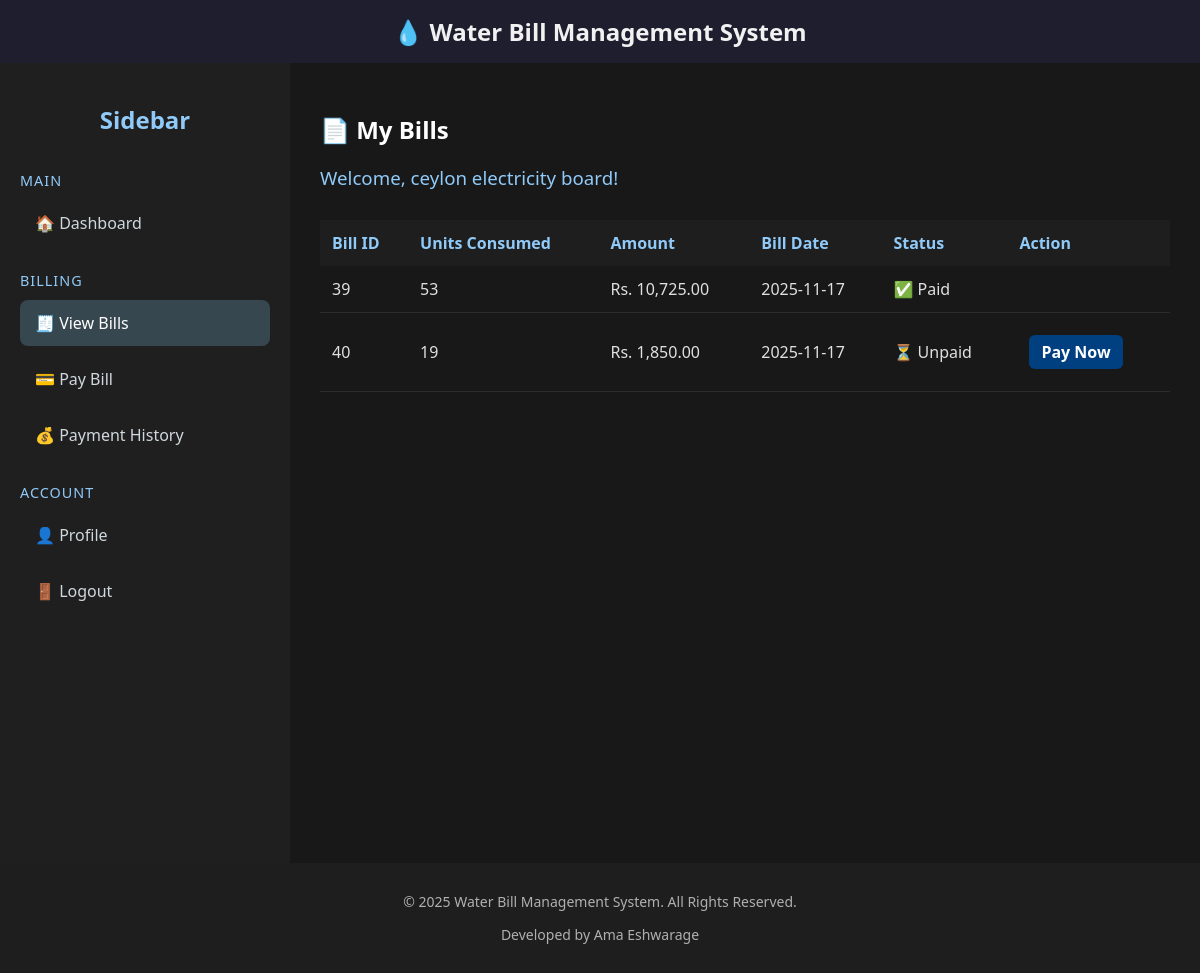
/view_bills.php (signed in), run on the app's committed database.
### tables this page shows
CREATE TABLE `bills` (
  `id` int(11) NOT NULL,
  `customer_id` int(11) NOT NULL,
  `meter_reading_id` int(11) NOT NULL,
  `bill_date` date NOT NULL,
  `due_date` date NOT NULL,
  `amount` decimal(10,2) NOT NULL,
  `units_consumed` int(11) NOT NULL DEFAULT 0,
  `status` enum('paid','unpaid') DEFAULT 'unpaid',
  `created_at` timestamp NOT NULL DEFAULT current_timestamp()
);

### view_bills.php (the view, shortened to what this page needs)
<?php
require_once("../includes/header.php");
require_once("../config.php");
$customer_id = $_SESSION['user_id'];
$stmtName = $conn->prepare("SELECT name FROM customer WHERE customer_id=?");
$stmtName->bind_param("i", $customer_id);
$stmtName->execute();
$stmtName->bind_result($customerName);
$customerName = $customerName ?? "Customer";
$sql = "SELECT * FROM bills WHERE customer_id=? ORDER BY bill_date DESC";
$stmt = $conn->prepare($sql);
$stmt->bind_param("i", $customer_id);
$stmt->execute();
$result = $stmt->get_result();
?>
<div class="dashboard-wrapper">
    <div class="sidebar">
        <h2>Sidebar</h2>
        <div class="section-title">Main</div>
        <a href="dashboard.php">🏠 Dashboard</a>
        <div class="section-title">Billing</div>
        <a href="view_bills.php" class="active">🧾 View Bills</a>
        <a href="pay_bill.php">💳 Pay Bill</a>
        <a href="payment_history.php">💰 Payment History</a>
        <div class="section-title">Account</div>
        <a href="profile.php">👤 Profile</a>
        <a href="../auth/logout.php">🚪 Logout</a>
    </div>
    <div class="main-content">
        <h2>📄 My Bills</h2>
        <h3 class="welcome">Welcome, <?php echo htmlspecialchars($customerName); ?>!</h3>
        <?php if ($result->num_rows > 0): ?>
            <table>
                <thead>
                    <tr>
                        <th>Bill ID</th>
                        <th>Units Consumed</th>
                        <th>Amount</th>
                        <th>Bill Date</th>
                        <th>Status</th>
                        <th>Action</th>
                    </tr>
                </thead>
                <tbody>
                    <?php while ($bill = $result->fetch_assoc()): ?>
                        <tr>
                            <td data-label="Bill ID"><?php echo $bill['id']; ?></td>
                            <td data-label="Units Consumed"><?php echo $bill['units_consumed']; ?></td>
                            <td data-label="Amount">Rs. <?php echo number_format($bill['amount'], 2); ?></td>
                            <td data-label="Bill Date"><?php echo $bill['bill_date']; ?></td>
                            <td data-label="Status">
                                <?php if ($bill['status'] == "paid"): ?>
                                    ✅ Paid
                                <?php elseif ($bill['status'] == "overdue"): ?>
                                    ⚠ Overdue
                                <?php else: ?>
                                    ⏳ Unpaid
                                <?php endif; ?>
                            </td>
                            <td data-label="Action">
                                <?php if ($bill['status'] != "paid"): ?>
                                    <a href="pay_bill.php?bill_id=<?php echo $bill['id']; ?>" class="btn">Pay Now</a>
                                <?php endif; ?>
                            </td>
                        </tr>
                    <?php endwhile; ?>
                </tbody>
            </table>
        <?php else: ?>
            <p>⚠ You have no bills yet.</p>
        <?php endif; ?>
    </div>
</div>
<?php
require_once("../includes/footer.php");
?>

### style.css (style rules this page uses)
body { font-family: Arial, sans-serif; margin: 0; padding: 0; background-color: #173450; color: #E0E0E0; }
.btn { display: inline-block; padding: 12px 25px; margin: 10px; border-radius: 8px; text-decoration: none; font-size: 16px; font-weight: bold; transition: all 0.3s ease; }

### view_bills.php (style rules this page uses)
body { margin: 0; font-family: 'Segoe UI', Tahoma, Geneva, Verdana, sans-serif; background-color: #121212; color: #e0e0e0; }
.dashboard-wrapper { display: flex; min-height: 100vh; }
.sidebar { width: 250px; background-color: #1f1f1f; display: flex; flex-direction: column; padding: 20px; }
.sidebar h2 { color: #90caf9; margin-bottom: 20px; font-size: 1.5em; text-align: center; }
.sidebar .section-title { margin: 15px 0 10px; font-size: 0.9em; color: #90caf9; text-transform: uppercase; letter-spacing: 1px; }
.sidebar a { color: #cfd8dc; text-decoration: none; padding: 12px 15px; border-radius: 8px; margin-bottom: 10px; display: flex; align-items: center; gap: 10px; transition: background 0.3s, color 0.3s; }
.sidebar a:hover, .sidebar a.active { background-color: #37474f; color: #fff; }
.main-content { flex: 1; padding: 30px; background-color: #181818; }
h2 { color: #ffffff; margin-bottom: 10px; }
h3.welcome { color: #90caf9; margin-bottom: 30px; font-weight: 400; }
table { width: 100%; border-collapse: collapse; margin-top: 20px; }
thead th { background-color: #1e1e1e; padding: 12px; text-align: left; color: #90caf9; }
tbody td { padding: 12px; border-bottom: 1px solid #2c2c2c; }
.btn { padding: 6px 12px; background-color: #004080; color: #fff; border-radius: 6px; text-decoration: none; margin-right: 5px; transition: background 0.3s; }

### data on the page
bills: id "39", units_consumed "53", amount "10,725.00", bill_date "2025-11-17", status "✅ Paid"
bills: id "40", units_consumed "19", amount "1,850.00", bill_date "2025-11-17", status "⏳ Unpaid"

### other printed values
$customerName "ceylon electricity board"
